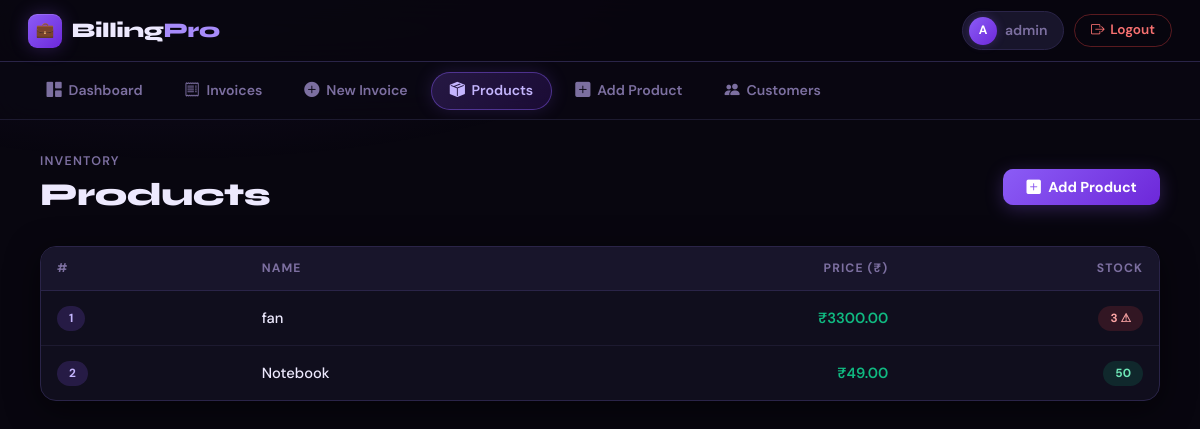
/billing/products/ (signed in), run on an earlier commit of the app's database.
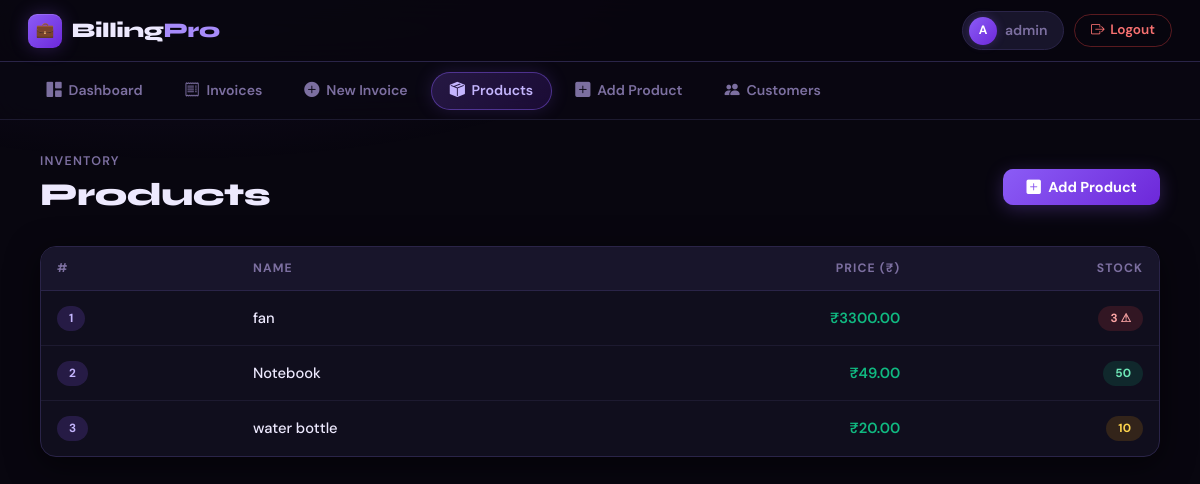
And on a later commit of the database.
### billing/models.py (models this page shows, shortened)
class Product(models.Model):
    name = models.CharField(max_length=255)
    price = models.DecimalField(max_digits=12, decimal_places=2)
    cost_price = models.DecimalField(max_digits=12, decimal_places=2, default=0)
    stock = models.IntegerField(default=0)
    created_at = models.DateTimeField(auto_now_add=True)

### billing/views.py (the view)
# urls.py: path('products/', product_list, name='product_list'),
@login_required
def product_list(request):
    return render(request, 'billing/product_list.html', {
        'products': Product.objects.all()
    })

### templates/billing/product_list.html (shortened to what this page needs)
{% extends 'base.html' %}
{% block content %}
<div class="d-flex flex-wrap align-items-center justify-content-between gap-3 mb-4">
    <div>
        <p class="page-sup">Inventory</p>
        <h1 class="page-title">Products</h1>
    </div>
    <a href="{% url 'add_product' %}" class="bp-btn bp-btn-primary">
        <i class="bi bi-plus-square-fill"></i> Add Product
    </a>
</div>
<div class="bp-card" style="padding:0;overflow:hidden;">
    <div style="overflow-x:auto;">
        <table class="bp-table">
            <thead>
                <tr>
                    <th>#</th>
                    <th>Name</th>
                    <th style="text-align:right;">Price (₹)</th>
                    <th style="text-align:right;">Stock</th>
                </tr>
            </thead>
            <tbody>
                {% for product in products %}
                <tr>
                    <td><span class="bp-badge bp-badge-purple">{{ product.id }}</span></td>
                    <td style="font-weight:500;color:var(--text);">{{ product.name }}</td>
                    <td style="text-align:right;color:var(--green);font-weight:600;">₹{{ product.price }}</td>
                    <td style="text-align:right;">
                        {% if product.stock < 5 %}
                            <span class="bp-badge bp-badge-red">{{ product.stock }} ⚠</span>
                        {% elif product.stock < 20 %}
                            <span class="bp-badge bp-badge-amber">{{ product.stock }}</span>
                        {% else %}
                            <span class="bp-badge bp-badge-green">{{ product.stock }}</span>
                        {% endif %}
                    </td>
                </tr>
                {% endfor %}
            </tbody>
        </table>
    </div>
</div>
{% endblock %}

What changed in the data, as far as the page shows it:
added Product: id "3", name "water bottle", price "20.00", stock "10"
